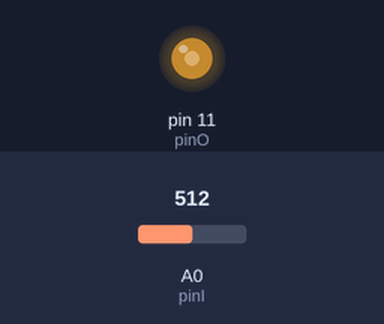
This sketch was run on a simulated Arduino Uno, built with avr-gcc and run on an emulated ATmega328P. Parts: output pins drawn as LEDs (lit = HIGH). Inputs (shaded band) come from the test bench; at power-on: A0 (pinI) = 512. What the sketch prints to the serial monitor is not drawn.

Above: at 1.2 s.
1.3 s: A0 (pinI) set to 716
At 1.8 s:
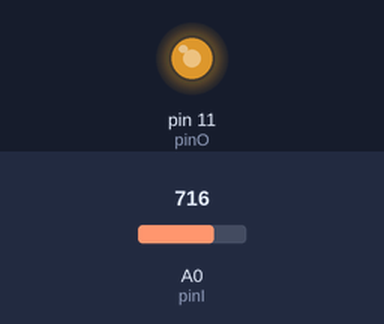
2.8 s: A0 (pinI) set to 900
At 4.0 s:
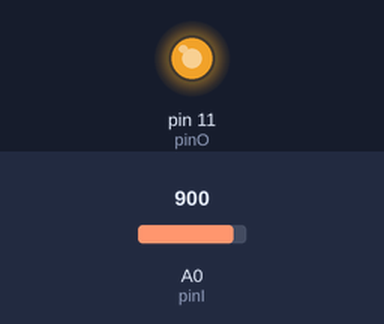
4.3 s: A0 (pinI) set to 122
At 5.0 s:
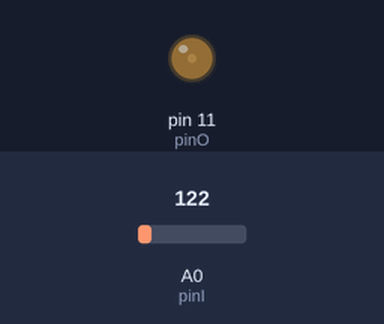
5.8 s: A0 (pinI) set to 0
At 6.1 s:
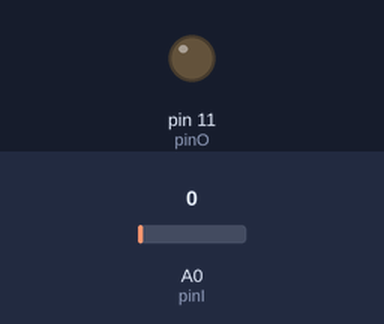
7.3 s: A0 (pinI) set to 511
At 8.5 s:
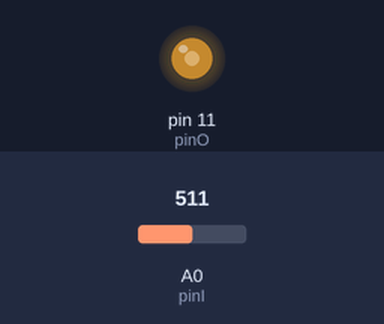
Timing chart, 0 to 9.8 s (numbered marks = the images above; inputs shaded):
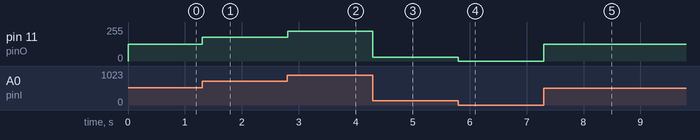

The sketch:

potentiometer.ino
```cpp
int pinI=A0;
int pinO=11;
int sensorvalue=0;
int outputvalue=0;
void setup() {
 pinMode(pinI,INPUT);
 pinMode(pinO,OUTPUT);
 Serial.begin(9600);
}

void loop() {
  sensorvalue=analogRead(pinI);
int outputvalue=0;
  outputvalue=map(sensorvalue,0,1023,0,255);
  analogWrite(pinO,outputvalue);
  Serial.print(sensorvalue);
  Serial.print(outputvalue);

}
```

Measured:
- after the input at 1.3 s, pin 11 (pinO): 127/255 → 178/255 at once
- after the input at 2.8 s, pin 11 (pinO): 178/255 → 224/255 at once
- after the input at 4.3 s, pin 11 (pinO): 224/255 → 30/255 at once
- after the input at 5.8 s, pin 11 (pinO): 30/255 → 0/255 at once
- after the input at 7.3 s, pin 11 (pinO): 0/255 → 127/255 at once
